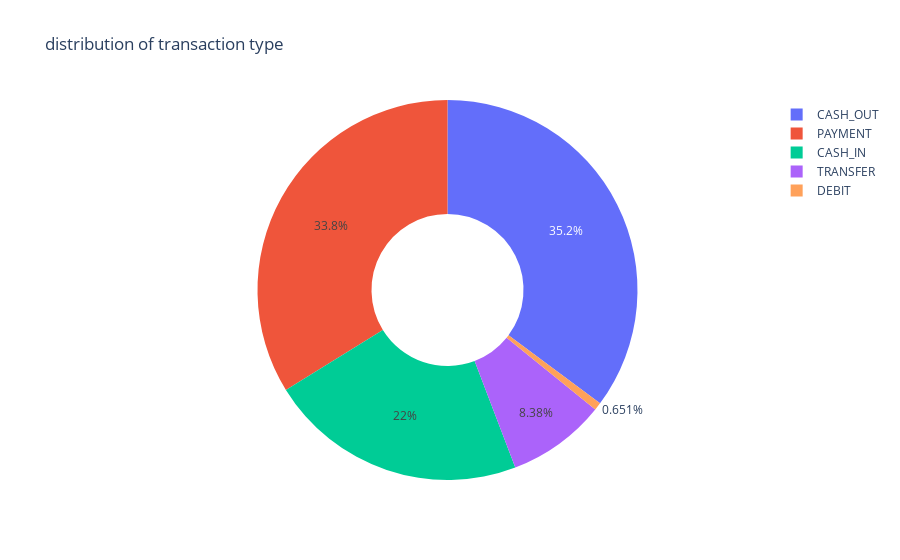

Notebook code for this chart:
### Code cell
# visualizing the type column categories
px.pie(df, values = quantity, names = transaction,hole = 0.4,title = "distribution of transaction type")

### Figure 1 — Plotly figure (JSON) as saved in the notebook; plotly's stock layout.template omitted (floating-point values rounded to 4 significant figures)
{"data": [{"domain": {"x": [0, 1], "y": [0, 1]}, "hole": 0.4, "hovertemplate": "label=%{label}<br>value=%{value}<extra></extra>", "labels": ["CASH_OUT", "PAYMENT", "CASH_IN", "TRANSFER", "DEBIT"], "legendgroup": "", "name": "", "showlegend": true, "values": [2237500, 2151495, 1399284, 532909, 41432], "type": "pie"}], "layout": {"legend": {"tracegroupgap": 0}, "title": {"text": "distribution of transaction type"}, "autosize": true}}
